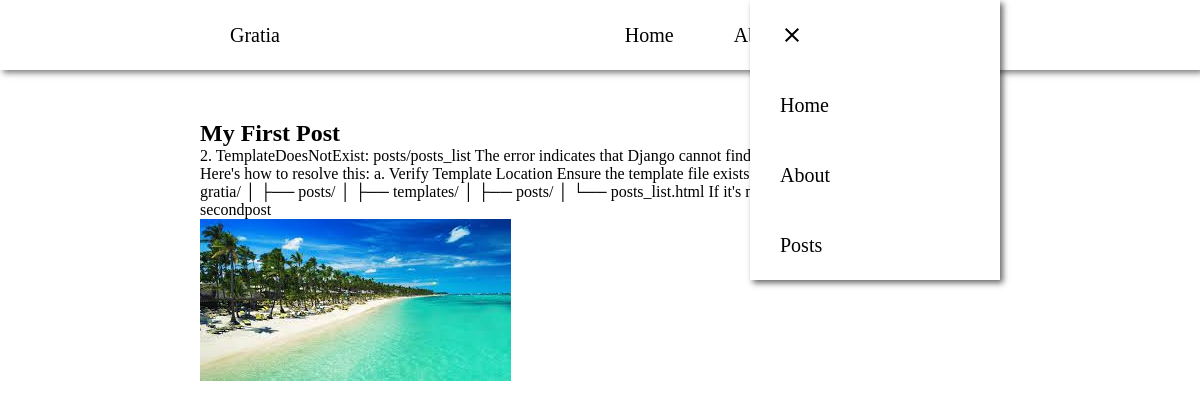
Page /posts/secondpost on the committed database.
### posts/models.py (models this page shows)
class Post(models.Model):
    title = models.CharField(max_length=250)
    body = models.TextField()
    slug = models.SlugField()
    date = models.DateTimeField(auto_now_add=True)
    images = models.ImageField(blank=True)

### posts/views.py (the view)
# urls.py: path('<slug:slug>', views.post_page, name="page"),
def post_page(request, slug):
    post = Post.objects.get(slug=slug)
    return render(request, 'posts/post_page.html', {'post':post})

### posts/templates/posts/post_page.html (shortened to what this page needs)
{% extends "layout.html" %}
{% block content %}
        <section class="mypost">
                        <h1>{{post.title}}</h1>
                        <p>{{post.body}}</p>
                        <p>{{post.slug}}</p>
                        <img src="{{post.images.url}}">
        </section>
{% endblock  %}

### static/css/style.css (style rules this page uses)
* { margin: 0; padding: 0; box-sizing: border-box; }
body { min-height: 100vh; }
.mypost { margin-top: 50px; margin-right: 200px; margin-left: 200px; }

### rows in the picture
Post: title "My First Post", body "2. TemplateDoesNotExist: posts/posts_list The error indicates that Django cannot find the template file posts/posts_list. Here's how to resolve this: a. Verify Template Location Ensure the template file exists at: Copy code your_project/ ├── gratia/ │ ├── posts/ │ ├── templates/ │ ├── posts/ │ └── posts_list.html If it's not there, create it.", slug "secondpost", images (picture)
